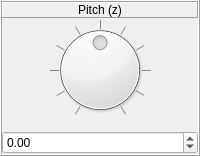
             <widget class="QFrame" name="frame_Pitch">
              <property name="sizePolicy">
               <sizepolicy hsizetype="Preferred" vsizetype="Preferred">
                <horstretch>0</horstretch>
                <verstretch>0</verstretch>
               </sizepolicy>
              </property>
              <property name="minimumSize">
               <size>
                <width>50</width>
                <height>100</height>
               </size>
              </property>
              <property name="frameShape">
               <enum>QFrame::Box</enum>
              </property>
              <property name="frameShadow">
               <enum>QFrame::Raised</enum>
              </property>
              <layout class="QVBoxLayout" name="verticalLayout_44">
               <property name="spacing">
                <number>2</number>
               </property>
               <property name="sizeConstraint">
                <enum>QLayout::SetMaximumSize</enum>
               </property>
               <property name="leftMargin">
                <number>0</number>
               </property>
               <property name="topMargin">
                <number>0</number>
               </property>
               <property name="rightMargin">
                <number>0</number>
               </property>
               <property name="bottomMargin">
                <number>0</number>
               </property>
               <item>
                <widget class="QFrame" name="frame_Label_Pitch">
                 <property name="frameShape">
                  <enum>QFrame::NoFrame</enum>
                 </property>
                 <property name="frameShadow">
                  <enum>QFrame::Raised</enum>
                 </property>
                 <layout class="QVBoxLayout" name="verticalLayout_45">
                  <property name="leftMargin">
                   <number>0</number>
                  </property>
                  <property name="topMargin">
                   <number>0</number>
                  </property>
                  <property name="rightMargin">
                   <number>0</number>
                  </property>
                  <property name="bottomMargin">
                   <number>0</number>
                  </property>
                  <item>
                   <widget class="QLabel" name="label_Pitch">
                    <property name="font">
                     <font>
                      <pointsize>9</pointsize>
                     </font>
                    </property>
                    <property name="autoFillBackground">
                     <bool>false</bool>
                    </property>
                    <property name="frameShape">
                     <enum>QFrame::Panel</enum>
                    </property>
                    <property name="frameShadow">
                     <enum>QFrame::Raised</enum>
                    </property>
                    <property name="text">
                     <string>Pitch (z)</string>
                    </property>
                    <property name="alignment">
                     <set>Qt::AlignCenter</set>
                    </property>
                   </widget>
                  </item>
                 </layout>
                </widget>
               </item>
               <item>
                <widget class="QFrame" name="frame_Dial_Pitch">
                 <property name="sizePolicy">
                  <sizepolicy hsizetype="Preferred" vsizetype="Preferred">
                   <horstretch>0</horstretch>
                   <verstretch>0</verstretch>
                  </sizepolicy>
                 </property>
                 <property name="frameShape">
                  <enum>QFrame::NoFrame</enum>
                 </property>
                 <property name="frameShadow">
                  <enum>QFrame::Raised</enum>
                 </property>
                 <layout class="QVBoxLayout" name="verticalLayout_46">
                  <property name="leftMargin">
                   <number>0</number>
                  </property>
                  <property name="topMargin">
                   <number>0</number>
                  </property>
                  <property name="rightMargin">
                   <number>0</number>
                  </property>
                  <item>
                   <widget class="QDial" name="dial_Pitch">
                    <property name="sizePolicy">
                     <sizepolicy hsizetype="Preferred" vsizetype="Preferred">
                      <horstretch>0</horstretch>
                      <verstretch>0</verstretch>
                     </sizepolicy>
                    </property>
                    <property name="cursor">
                     <cursorShape>OpenHandCursor</cursorShape>
                    </property>
                    <property name="minimum">
                     <number>-6000</number>
                    </property>
                    <property name="maximum">
                     <number>6000</number>
                    </property>
                    <property name="singleStep">
                     <number>1</number>
                    </property>
                    <property name="pageStep">
                     <number>10</number>
                    </property>
                    <property name="value">
                     <number>10</number>
                    </property>
                    <property name="sliderPosition">
                     <number>10</number>
                    </property>
                    <property name="tracking">
                     <bool>true</bool>
                    </property>
                    <property name="orientation">
                     <enum>Qt::Horizontal</enum>
                    </property>
                    <property name="invertedAppearance">
                     <bool>false</bool>
                    </property>
                    <property name="invertedControls">
                     <bool>false</bool>
                    </property>
                    <property name="wrapping">
                     <bool>false</bool>
                    </property>
                    <property name="notchTarget">
                     <double>100.000000000000000</double>
                    </property>
                    <property name="notchesVisible">
                     <bool>true</bool>
                    </property>
                   </widget>
                  </item>
                 </layout>
                </widget>
               </item>
               <item>
                <widget class="QDoubleSpinBox" name="doubleSpinBox_Pitch">
                 <property name="sizePolicy">
                  <sizepolicy hsizetype="Preferred" vsizetype="Preferred">
                   <horstretch>0</horstretch>
                   <verstretch>0</verstretch>
                  </sizepolicy>
                 </property>
                 <property name="font">
                  <font>
                   <pointsize>9</pointsize>
                  </font>
                 </property>
                 <property name="wrapping">
                  <bool>false</bool>
                 </property>
                 <property name="frame">
                  <bool>true</bool>
                 </property>
                 <property name="buttonSymbols">
                  <enum>QAbstractSpinBox::UpDownArrows</enum>
                 </property>
                 <property name="accelerated">
                  <bool>true</bool>
                 </property>
                 <property name="keyboardTracking">
                  <bool>false</bool>
                 </property>
                 <property name="showGroupSeparator" stdset="0">
                  <bool>false</bool>
                 </property>
                 <property name="decimals">
                  <number>2</number>
                 </property>
                 <property name="minimum">
                  <double>-60.000000000000000</double>
                 </property>
                 <property name="maximum">
                  <double>60.000000000000000</double>
                 </property>
                 <property name="singleStep">
                  <double>0.010000000000000</double>
                 </property>
                 <property name="value">
                  <double>0.000000000000000</double>
                 </property>
                </widget>
               </item>
              </layout>
             </widget>
